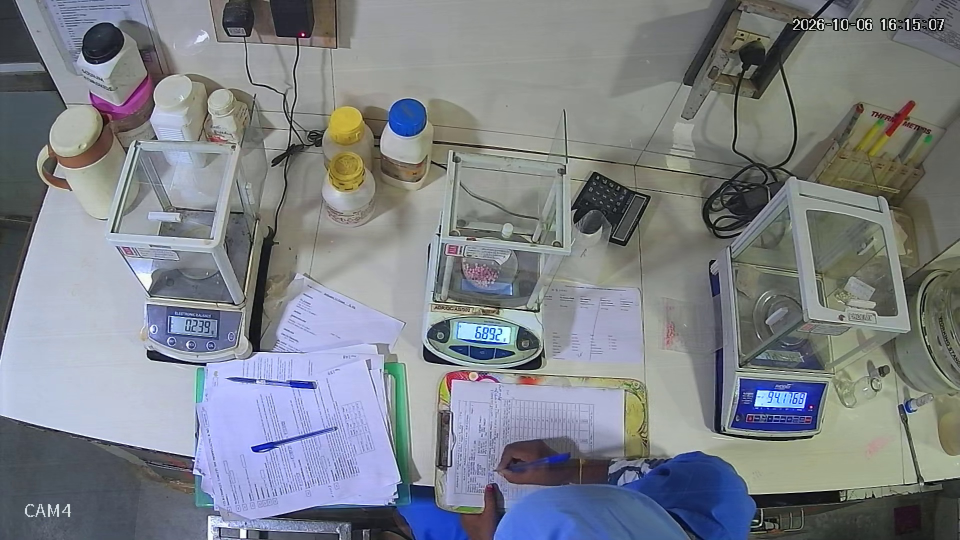
#> input picture config/reference.jpg, 1920 x 1080 px (shown at 1/2 size)
$ python -i balance.py   (imports and definitions only)   (older library calls are emulated)
#> lines starting #> are read from the running program, lines starting #| are printed output that depends on the picture
#> further down, picture is the input picture: shape (1080, 1920, 3); mean B, G, R 136.2, 129.8, 125.2
"""The balances in the camera view (SCALES): switch LED press detection and
seven-segment display reading.

Ported from Live Balance v1 (press/led_watch.py, roi/register.py, ocr/seven_segment.py,
ocr/nearby.py, preprocess/image_ops.py) with v1's left- and centre-balance calibration.
All coordinates are in the 1920-wide normalized frame.
"""
from __future__ import annotations

import json
import logging
import time
from collections import Counter
from dataclasses import dataclass, field
from pathlib import Path

import cv2
import numpy as np

log = logging.getLogger(__name__)
ROOT = Path(__file__).resolve().parents[1]  # project folder (this file is in app/)

UNIT = "g"
MINUS_FRACTION = 0.2    # fullest row of the minus zone at least this inked = negative reading (measured: 0.00 vs >= 0.38)
LED_WINDOW = (80, 60)   # px searched around the LED (tolerates the switch box moving a bit)


@dataclass(frozen=True)
class Scale:
    """One balance: its calibration (in coordinates of its reference frame, the picture
    the display ROI and digit layout were fitted on) and its files. Centre keeps the unsuffixed file names from before
    there was more than one balance."""
    key: str                # in URLs and file names
    name: str
    balance_id: str         # label on the balance, printed on every sheet
    roi: tuple[int, int, int, int]       # display x, y, w, h
    slant: float
    digit_box: tuple[float, float, float, float]  # x0, x1, y0, y1 as fractions of the ROI after deslant
    tilt: float
    led_v1: tuple[int, int]  # push-button LED until calibrated with tools/select_crop.py
    crop_v1: tuple[int, int, int, int]  # live view + batch sheet area (x, y, w, h) until selected
    search: int = 70        # max shift searched for the display, px each way
    digits: int = 6         # digit positions on the display
    decimals: int = 3
    capacity: float = 300   # g; a higher reading must be a misread and is dropped
    minus: tuple[float, float, float, float] | None = None  # minus sign zone (x0, x1, y0, y1 of the ROI)
    suffix: str = ""
    reference: str = "reference.jpg"  # in config/; v1's frame unless refitted on a newer one
    small_sheet: bool = False  # batch number small/far in the camera's view: batch.BatchReader.read
    led: tuple[int, int] = field(init=False)

    def __post_init__(self):
        f = self.led_file
        object.__setattr__(self, "led", tuple(json.loads(f.read_text())["ref"]) if f.exists() else self.led_v1)

    @property
    def reference_frame(self) -> Path: return ROOT / "config" / self.reference
    @property
    def crop_file(self) -> Path: return ROOT / "config" / f"crop{self.suffix}.json"
    @property
    def led_file(self) -> Path: return ROOT / "config" / f"led{self.suffix}.json"
    # [6 lines left out: function load_crop, not called in this run]

    @property
    def press_csv(self) -> Path: return ROOT / "data" / f"presses{self.suffix}.csv"
    @property
    def deleted_csv(self) -> Path: return ROOT / "data" / f"deleted_presses{self.suffix}.csv"
    @property
    def live_dir(self) -> Path: return ROOT / "data" / "live" / self.key


SCALES = {s.key: s for s in [
    # v1 scale_1. Since v1 the balance sits ~105 px higher and turned 3.5 deg: wider search.
    Scale("left", "Left", "ADR/QC/AB/001", (333, 632, 98, 38), 0.1, (0.14, 0.89, 0.21, 0.83), 0.16,
          (545, 684), (230, 170, 545, 790), search=130, suffix="_left"),
    Scale("centre", "Centre", "ADR/QC/AB/002", (914, 646, 103, 47), 0.16, (0.1, 0.87, 0.13, 0.73), 0.12,
          (955, 734), (820, 190, 380, 600)),
    # 0.0000 .. 199.9999 g. v1's scale_3 calibration no longer fitted (moved ~(-145, -90) px,
    # read 0.0088 for 0.0089), so refitted on 7 frames of 29-10-2026 (0.0089, 0.0000, -0.0003..-0.0005).
    # Re-fitted 31-10-2026 on a new reference after the balance was moved (68 px, 2.2 deg): at the
    # old fit the wide-angle lens made the tens "1" fall outside its cell (14.5121 read 4.5121).
    Scale("right", "Right", "ADR/QC/AB/003", (1289, 673, 120, 48), 0.255, (0.1, 0.965, 0.18, 0.7), 0.075,
          (1267, 793), (1260, 220, 480, 620), digits=7, decimals=4, capacity=200,
          minus=(0.05, 0.12, 0.22, 0.45), suffix="_right", reference="reference_right.jpg", small_sheet=True),
]}
DEFAULT = "centre"

# --- switch LED ------------------------------------------------------------


# [17 lines left out: functions red_pixels, led_centre, not called in this run]


def led_patch(frame: np.ndarray, scale: Scale, warp: np.ndarray | None = None) -> np.ndarray:
    (x, y), (w, h) = led_centre(scale, warp), LED_WINDOW
    return frame[max(0, y - h // 2):y + h // 2, max(0, x - w // 2):x + w // 2]


class PressDetector:
    """Turns a stream of red-pixel counts into press events, with on/off hysteresis."""

    # [15 lines left out: functions __init__, update, not called in this run]

# --- follow a moved balance --------------------------------------------------
# Balances get nudged often (shifted, turned, slid along the bench), while the digit
# layout only fits within ~1 px. So each read, the reference's edge map around the
# display (buttons, logo, panel outline) is found in the frame: coarse rotate+slide,
# then affine ECC; the display is resampled back into reference coordinates.
# v1 measured on frames moved +-50 px / +-5 deg: read 117 / rejected 7 / wrong 0 of 124.

PAD_X, PAD_Y = 60, 40   # face context around the ROI used for matching
ANGLES = np.arange(-6.0, 6.01, 1.0)
MIN_SCORE = 0.4         # below this the match is not trusted (display blocked / gone)
PATCH_PAD = 6           # margin kept around the ROI in the aligned patch
# Each search is centred on the last placement found (balances creep further over days than
# any one search reaches: seen live 147 px). Lost: also around the reference, this far, at
# most every WIDE_EVERY_SEC (it is ~2x slower; a hand over the display must not stall the loop).
WIDE_SEARCH = 250
WIDE_EVERY_SEC = 2.0


def _edges(img: np.ndarray) -> np.ndarray:
    gray = cv2.cvtColor(img, cv2.COLOR_BGR2GRAY) if img.ndim == 3 else img
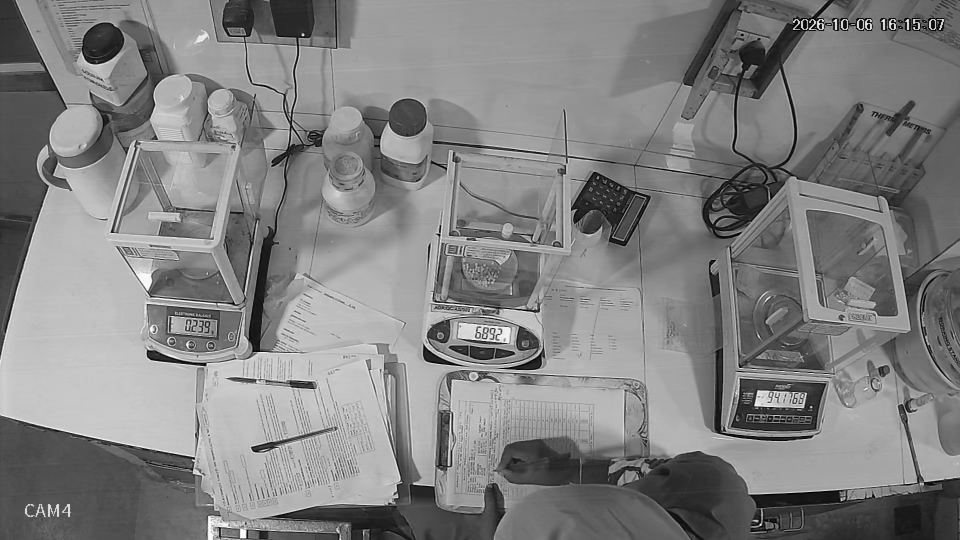
#> gray: shape (1080, 1920) (shown at 1/2 size); min 0, max 255, mean 129.2
    gray = cv2.GaussianBlur(gray, (5, 5), 0).astype(np.float32)
    return cv2.magnitude(cv2.Sobel(gray, cv2.CV_32F, 1, 0), cv2.Sobel(gray, cv2.CV_32F, 0, 1))
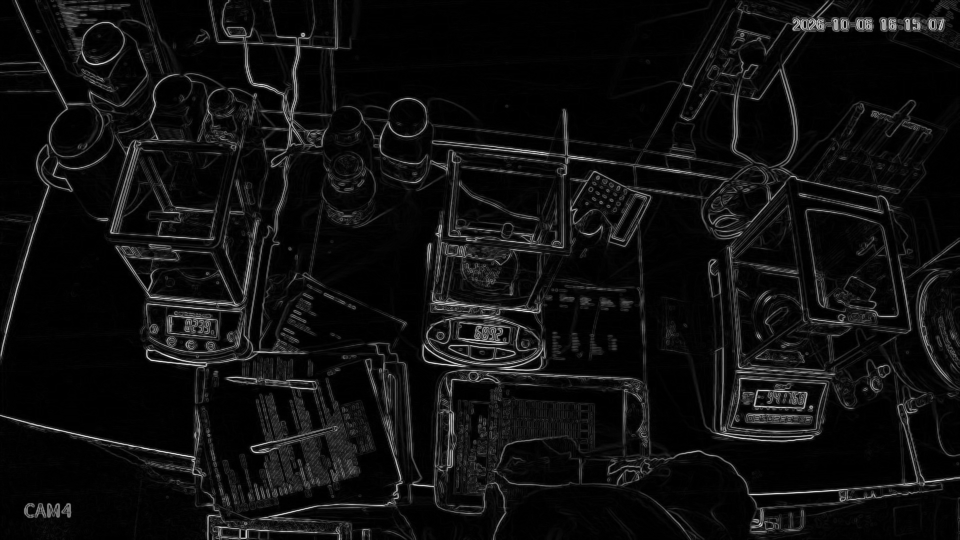
#> returned value: shape (1080, 1920) float32 (shown at 1/2 size); min 0, max 595, mean 35.9; drawn with min black and max white


def _h(m: np.ndarray) -> np.ndarray:
    return np.vstack([m, [0, 0, 1]]).astype(np.float64)


def _translate(x: float, y: float) -> np.ndarray:
    return np.array([[1, 0, x], [0, 1, y], [0, 0, 1]], np.float64)


class Registrar:
    """Reference edge template of one balance and its last known placement."""

    # [81 lines left out: functions __init__, find, align, describe, _log_move, not called in this run]

# --- seven-segment display ---------------------------------------------------

#            a  b  c  d  e  f  g
SEGMENTS = {
    (1, 1, 1, 1, 1, 1, 0): "0",
    (0, 1, 1, 0, 0, 0, 0): "1",
    (1, 1, 0, 1, 1, 0, 1): "2",
    (1, 1, 1, 1, 0, 0, 1): "3",
    (0, 1, 1, 0, 0, 1, 1): "4",
    (1, 0, 1, 1, 0, 1, 1): "5",
    (1, 0, 1, 1, 1, 1, 1): "6",
    (0, 0, 1, 1, 1, 1, 1): "6",  # 6 without top bar
    (1, 1, 1, 0, 0, 0, 0): "7",
    (1, 1, 1, 0, 0, 1, 0): "7",  # 7 with left post
    (1, 1, 1, 1, 1, 1, 1): "8",
    (1, 1, 1, 1, 0, 1, 1): "9",
    (1, 1, 1, 0, 0, 1, 1): "9",  # 9 without bottom bar
}
# Segment sampling zones as (x0, x1, y0, y1) fractions of the digit cell.
ZONES = {
    "a": (0.35, 0.65, 0.00, 0.25),
    "b": (0.65, 1.00, 0.12, 0.45),
    "c": (0.65, 1.00, 0.55, 0.88),
    "d": (0.35, 0.65, 0.75, 1.00),
    "e": (0.00, 0.35, 0.55, 0.88),
    "f": (0.00, 0.35, 0.12, 0.45),
    "g": (0.35, 0.65, 0.35, 0.65),
}
ON_FRACTION = 0.25     # share of a zone that must be ink for the segment to be on
# A lit horizontal bar fills at least one whole row of its narrow zone; stroke ends,
# blur or the inside of a "0" never do (averaging made 0/8 and 1/7 too close to call).
HORIZONTAL = ("a", "d", "g")
BAR_FRACTION = 0.75    # share of the fullest row in a horizontal zone that must be ink
BLANK_FRACTION = 0.03  # a cell with less ink than this is an unlit leading digit
UPSCALE = 4.0
_THRESHOLDS = np.array([BAR_FRACTION if k in HORIZONTAL else ON_FRACTION for k in ZONES])


# [91 lines left out: functions prepare_display, digit_cells, read_cell, read_at, read_weight, not called in this run]

>>> import cv2
>>> picture = cv2.imread('../config/reference.jpg')
>>> result = _edges(picture)
